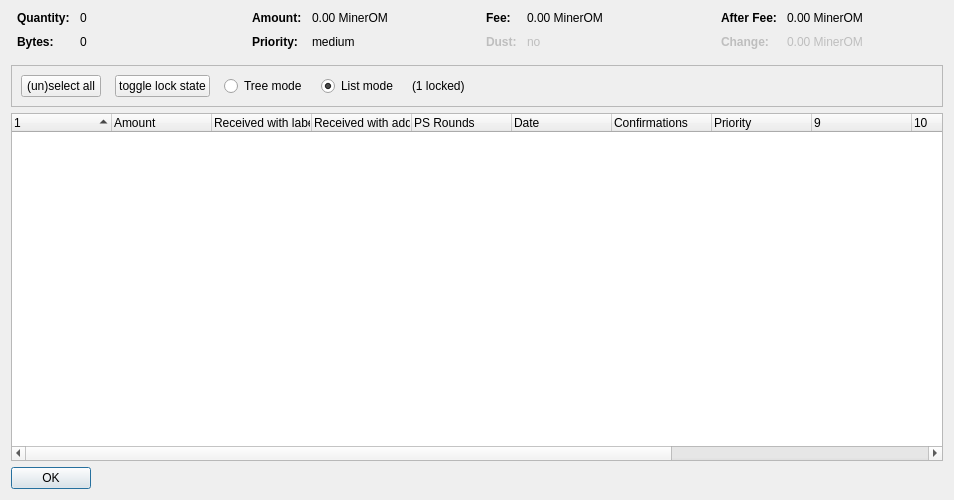
<?xml version="1.0" encoding="UTF-8"?>
<ui version="4.0">
 <class>CoinControlDialog</class>
 <widget class="QDialog" name="CoinControlDialog">
  <property name="geometry">
   <rect>
    <x>0</x>
    <y>0</y>
    <width>954</width>
    <height>500</height>
   </rect>
  </property>
  <property name="windowTitle">
   <string>Coin Selection</string>
  </property>
  <layout class="QVBoxLayout" name="verticalLayout">
   <item>
    <layout class="QHBoxLayout" name="horizontalLayoutTop" stretch="0,0,0,0">
     <property name="topMargin">
      <number>0</number>
     </property>
     <property name="bottomMargin">
      <number>10</number>
     </property>
     <item>
      <layout class="QFormLayout" name="formLayoutCoinControl1">
       <property name="horizontalSpacing">
        <number>10</number>
       </property>
       <property name="verticalSpacing">
        <number>10</number>
       </property>
       <property name="leftMargin">
        <number>6</number>
       </property>
       <property name="rightMargin">
        <number>6</number>
       </property>
       <item row="0" column="0">
        <widget class="QLabel" name="labelCoinControlQuantityText">
         <property name="font">
          <font>
           <weight>75</weight>
           <bold>true</bold>
          </font>
         </property>
         <property name="text">
          <string>Quantity:</string>
         </property>
        </widget>
       </item>
       <item row="0" column="1">
        <widget class="QLabel" name="labelCoinControlQuantity">
         <property name="cursor">
          <cursorShape>IBeamCursor</cursorShape>
         </property>
         <property name="contextMenuPolicy">
          <enum>Qt::ActionsContextMenu</enum>
         </property>
         <property name="text">
          <string notr="true">0</string>
         </property>
         <property name="textInteractionFlags">
          <set>Qt::LinksAccessibleByMouse|Qt::TextSelectableByKeyboard|Qt::TextSelectableByMouse</set>
         </property>
        </widget>
       </item>
       <item row="1" column="0">
        <widget class="QLabel" name="labelCoinControlBytesText">
         <property name="font">
          <font>
           <weight>75</weight>
           <bold>true</bold>
          </font>
         </property>
         <property name="text">
          <string>Bytes:</string>
         </property>
        </widget>
       </item>
       <item row="1" column="1">
        <widget class="QLabel" name="labelCoinControlBytes">
         <property name="cursor">
          <cursorShape>IBeamCursor</cursorShape>
         </property>
         <property name="contextMenuPolicy">
          <enum>Qt::ActionsContextMenu</enum>
         </property>
         <property name="text">
          <string notr="true">0</string>
         </property>
         <property name="textInteractionFlags">
          <set>Qt::LinksAccessibleByMouse|Qt::TextSelectableByKeyboard|Qt::TextSelectableByMouse</set>
         </property>
        </widget>
       </item>
      </layout>
     </item>
     <item>
      <layout class="QFormLayout" name="formLayoutCoinControl2">
       <property name="horizontalSpacing">
        <number>10</number>
       </property>
       <property name="verticalSpacing">
        <number>10</number>
       </property>
       <property name="leftMargin">
        <number>6</number>
       </property>
       <property name="rightMargin">
        <number>6</number>
       </property>
       <item row="0" column="0">
        <widget class="QLabel" name="labelCoinControlAmountText">
         <property name="font">
          <font>
           <weight>75</weight>
           <bold>true</bold>
          </font>
         </property>
         <property name="text">
          <string>Amount:</string>
         </property>
        </widget>
       </item>
       <item row="0" column="1">
        <widget class="QLabel" name="labelCoinControlAmount">
         <property name="cursor">
          <cursorShape>IBeamCursor</cursorShape>
         </property>
         <property name="contextMenuPolicy">
          <enum>Qt::ActionsContextMenu</enum>
         </property>
         <property name="text">
          <string notr="true">0.00 MinerOM</string>
         </property>
         <property name="textInteractionFlags">
          <set>Qt::LinksAccessibleByMouse|Qt::TextSelectableByKeyboard|Qt::TextSelectableByMouse</set>
         </property>
        </widget>
       </item>
       <item row="1" column="0">
        <widget class="QLabel" name="labelCoinControlPriorityText">
         <property name="font">
          <font>
           <weight>75</weight>
           <bold>true</bold>
          </font>
         </property>
         <property name="text">
          <string>Priority:</string>
         </property>
        </widget>
       </item>
       <item row="1" column="1">
        <widget class="QLabel" name="labelCoinControlPriority">
         <property name="cursor">
          <cursorShape>IBeamCursor</cursorShape>
         </property>
         <property name="contextMenuPolicy">
          <enum>Qt::ActionsContextMenu</enum>
         </property>
         <property name="text">
          <string>medium</string>
         </property>
         <property name="textInteractionFlags">
          <set>Qt::LinksAccessibleByMouse|Qt::TextSelectableByKeyboard|Qt::TextSelectableByMouse</set>
         </property>
        </widget>
       </item>
      </layout>
     </item>
     <item>
      <layout class="QFormLayout" name="formLayoutCoinControl3">
       <property name="horizontalSpacing">
        <number>10</number>
       </property>
       <property name="verticalSpacing">
        <number>10</number>
       </property>
       <property name="leftMargin">
        <number>6</number>
       </property>
       <property name="rightMargin">
        <number>6</number>
       </property>
       <item row="0" column="0">
        <widget class="QLabel" name="labelCoinControlFeeText">
         <property name="font">
          <font>
           <weight>75</weight>
           <bold>true</bold>
          </font>
         </property>
         <property name="text">
          <string>Fee:</string>
         </property>
        </widget>
       </item>
       <item row="0" column="1">
        <widget class="QLabel" name="labelCoinControlFee">
         <property name="cursor">
          <cursorShape>IBeamCursor</cursorShape>
         </property>
         <property name="contextMenuPolicy">
          <enum>Qt::ActionsContextMenu</enum>
         </property>
         <property name="text">
          <string notr="true">0.00 MinerOM</string>
         </property>
         <property name="textInteractionFlags">
          <set>Qt::LinksAccessibleByMouse|Qt::TextSelectableByKeyboard|Qt::TextSelectableByMouse</set>
         </property>
        </widget>
       </item>
       <item row="1" column="0">
        <widget class="QLabel" name="labelCoinControlLowOutputText">
         <property name="enabled">
          <bool>false</bool>
         </property>
         <property name="font">
          <font>
           <weight>75</weight>
           <bold>true</bold>
          </font>
         </property>
         <property name="text">
          <string>Dust:</string>
         </property>
        </widget>
       </item>
       <item row="1" column="1">
        <widget class="QLabel" name="labelCoinControlLowOutput">
         <property name="enabled">
          <bool>false</bool>
         </property>
         <property name="cursor">
          <cursorShape>IBeamCursor</cursorShape>
         </property>
         <property name="contextMenuPolicy">
          <enum>Qt::ActionsContextMenu</enum>
         </property>
         <property name="text">
          <string>no</string>
         </property>
         <property name="textInteractionFlags">
          <set>Qt::LinksAccessibleByMouse|Qt::TextSelectableByKeyboard|Qt::TextSelectableByMouse</set>
         </property>
        </widget>
       </item>
      </layout>
     </item>
     <item>
      <layout class="QFormLayout" name="formLayoutCoinControl4">
       <property name="horizontalSpacing">
        <number>10</number>
       </property>
       <property name="verticalSpacing">
        <number>10</number>
       </property>
       <property name="leftMargin">
        <number>6</number>
       </property>
       <property name="rightMargin">
        <number>6</number>
       </property>
       <item row="0" column="0">
        <widget class="QLabel" name="labelCoinControlAfterFeeText">
         <property name="font">
          <font>
           <weight>75</weight>
           <bold>true</bold>
          </font>
         </property>
         <property name="text">
          <string>After Fee:</string>
         </property>
        </widget>
       </item>
       <item row="0" column="1">
        <widget class="QLabel" name="labelCoinControlAfterFee">
         <property name="cursor">
          <cursorShape>IBeamCursor</cursorShape>
         </property>
         <property name="contextMenuPolicy">
          <enum>Qt::ActionsContextMenu</enum>
         </property>
         <property name="text">
          <string notr="true">0.00 MinerOM</string>
         </property>
         <property name="textInteractionFlags">
          <set>Qt::LinksAccessibleByMouse|Qt::TextSelectableByKeyboard|Qt::TextSelectableByMouse</set>
         </property>
        </widget>
       </item>
       <item row="1" column="0">
        <widget class="QLabel" name="labelCoinControlChangeText">
         <property name="enabled">
          <bool>false</bool>
         </property>
         <property name="font">
          <font>
           <weight>75</weight>
           <bold>true</bold>
          </font>
         </property>
         <property name="text">
          <string>Change:</string>
         </property>
        </widget>
       </item>
       <item row="1" column="1">
        <widget class="QLabel" name="labelCoinControlChange">
         <property name="enabled">
          <bool>false</bool>
         </property>
         <property name="cursor">
          <cursorShape>IBeamCursor</cursorShape>
         </property>
         <property name="contextMenuPolicy">
          <enum>Qt::ActionsContextMenu</enum>
         </property>
         <property name="text">
          <string notr="true">0.00 MinerOM</string>
         </property>
         <property name="textInteractionFlags">
          <set>Qt::LinksAccessibleByMouse|Qt::TextSelectableByKeyboard|Qt::TextSelectableByMouse</set>
         </property>
        </widget>
       </item>
      </layout>
     </item>
    </layout>
   </item>
   <item>
    <widget class="QFrame" name="frame">
     <property name="minimumSize">
      <size>
       <width>0</width>
       <height>40</height>
      </size>
     </property>
     <property name="frameShape">
      <enum>QFrame::StyledPanel</enum>
     </property>
     <property name="frameShadow">
      <enum>QFrame::Sunken</enum>
     </property>
     <layout class="QHBoxLayout" name="horizontalLayout">
      <item>
       <layout class="QHBoxLayout" name="horizontalLayoutPanel" stretch="0,0,0,0,0,0">
        <property name="spacing">
         <number>14</number>
        </property>
        <item>
         <widget class="QPushButton" name="pushButtonSelectAll">
          <property name="sizePolicy">
           <sizepolicy hsizetype="Maximum" vsizetype="Fixed">
            <horstretch>0</horstretch>
            <verstretch>0</verstretch>
           </sizepolicy>
          </property>
          <property name="text">
           <string>(un)select all</string>
          </property>
          <property name="autoDefault">
           <bool>false</bool>
          </property>
         </widget>
        </item>
        <item>
         <widget class="QPushButton" name="pushButtonToggleLock">
          <property name="sizePolicy">
           <sizepolicy hsizetype="Maximum" vsizetype="Fixed">
            <horstretch>0</horstretch>
            <verstretch>0</verstretch>
           </sizepolicy>
          </property>
          <property name="text">
           <string>toggle lock state</string>
          </property>
          <property name="autoDefault">
           <bool>false</bool>
          </property>
         </widget>
        </item>
        <item>
         <widget class="QRadioButton" name="radioTreeMode">
          <property name="sizePolicy">
           <sizepolicy hsizetype="Maximum" vsizetype="Fixed">
            <horstretch>0</horstretch>
            <verstretch>0</verstretch>
           </sizepolicy>
          </property>
          <property name="text">
           <string>Tree mode</string>
          </property>
         </widget>
        </item>
        <item>
         <widget class="QRadioButton" name="radioListMode">
          <property name="sizePolicy">
           <sizepolicy hsizetype="Maximum" vsizetype="Fixed">
            <horstretch>0</horstretch>
            <verstretch>0</verstretch>
           </sizepolicy>
          </property>
          <property name="text">
           <string>List mode</string>
          </property>
          <property name="checked">
           <bool>true</bool>
          </property>
         </widget>
        </item>
        <item>
         <widget class="QLabel" name="labelLocked">
          <property name="text">
           <string>(1 locked)</string>
          </property>
         </widget>
        </item>
        <item>
         <spacer name="horizontalSpacer">
          <property name="orientation">
           <enum>Qt::Horizontal</enum>
          </property>
          <property name="sizeHint" stdset="0">
           <size>
            <width>40</width>
            <height>20</height>
           </size>
          </property>
         </spacer>
        </item>
       </layout>
      </item>
     </layout>
    </widget>
   </item>
   <item>
    <widget class="CoinControlTreeWidget" name="treeWidget">
     <property name="contextMenuPolicy">
      <enum>Qt::CustomContextMenu</enum>
     </property>
     <property name="sortingEnabled">
      <bool>false</bool>
     </property>
     <property name="columnCount">
      <number>13</number>
     </property>
     <attribute name="headerShowSortIndicator" stdset="0">
      <bool>true</bool>
     </attribute>
     <attribute name="headerStretchLastSection">
      <bool>false</bool>
     </attribute>
     <column>
      <property name="text">
       <string/>
      </property>
     </column>
     <column>
      <property name="text">
       <string>Amount</string>
      </property>
     </column>
     <column>
      <property name="text">
       <string>Received with label</string>
      </property>
     </column>
     <column>
      <property name="text">
       <string>Received with address</string>
      </property>
     </column>
     <column>
      <property name="text">
       <string>PS Rounds</string>
      </property>
     </column>
     <column>
      <property name="text">
       <string>Date</string>
      </property>
     </column>
     <column>
      <property name="text">
       <string>Confirmations</string>
      </property>
      <property name="toolTip">
       <string>Confirmed</string>
      </property>
     </column>
     <column>
      <property name="text">
       <string>Priority</string>
      </property>
     </column>
     <column>
      <property name="text">
       <string/>
      </property>
     </column>
     <column>
      <property name="text">
       <string/>
      </property>
     </column>
     <column>
      <property name="text">
       <string/>
      </property>
     </column>
     <column>
      <property name="text">
       <string/>
      </property>
     </column>
     <column>
      <property name="text">
       <string/>
      </property>
     </column>
    </widget>
   </item>
   <item>
    <widget class="QDialogButtonBox" name="buttonBox">
     <property name="sizePolicy">
      <sizepolicy hsizetype="Maximum" vsizetype="Fixed">
       <horstretch>0</horstretch>
       <verstretch>0</verstretch>
      </sizepolicy>
     </property>
     <property name="orientation">
      <enum>Qt::Horizontal</enum>
     </property>
     <property name="standardButtons">
      <set>QDialogButtonBox::Ok</set>
     </property>
    </widget>
   </item>
  </layout>
 </widget>
 <customwidgets>
  <customwidget>
   <class>CoinControlTreeWidget</class>
   <extends>QTreeWidget</extends>
   <header>coincontroltreewidget.h</header>
  </customwidget>
 </customwidgets>
 <resources/>
 <connections/>
</ui>
